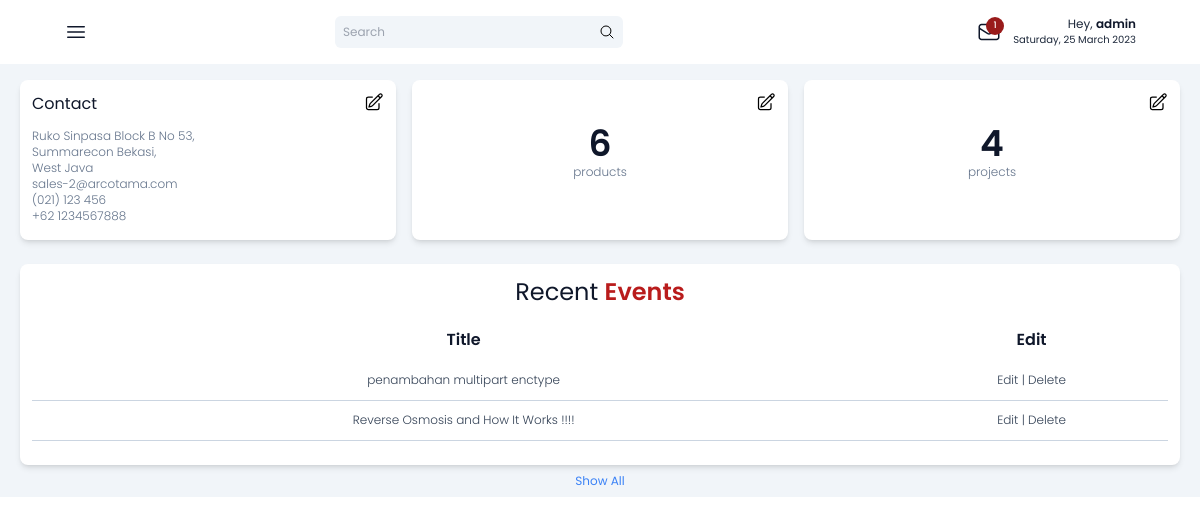
Screenshot of /setup/ (signed in) with the database file from the repository.
### post/models.py (models this page shows, shortened)
class Contact(models.Model):
    company_name=models.CharField(max_length=255, verbose_name='Company Name', default='Arcotama')
    address=models.CharField(max_length=255, verbose_name='Address')
    email=models.CharField(max_length=100, verbose_name='Email', default='sales@arcotama.com')
    phone=models.CharField(max_length=20, verbose_name='Phone', null=True, blank=True)
    mobile_phone=models.CharField(max_length=20, verbose_name='Mobile Phone', default=1234567888)
    site_map_url = models.URLField(max_length=255, verbose_name='Site Map', blank=True, null=True)
    iframe = models.TextField(verbose_name='Iframe', blank=True, null=True)
    facebook_url=models.URLField(max_length=150, verbose_name='Facebook', blank=True, null=True)
    linkedin_url=models.URLField(max_length=150, verbose_name='Linkedin', blank=True, null=True)
    instagram_url=models.URLField(max_length=150, verbose_name='Instagram', blank=True, null=True)

class Post(models.Model):
    title = models.CharField(max_length=255, verbose_name="Title")
    slug = models.SlugField(unique=True, editable=False)
    location = models.CharField(max_length=25,verbose_name="Location")
    content = RichTextUploadingField(verbose_name="Content")
    publish = models.DateTimeField(auto_now_add=True, verbose_name='Published')
    picture = models.ImageField(upload_to='uploads/%Y/%m/%d', verbose_name='Picture', default='uploads/no-image.jpg')
    category = models.ForeignKey(Category, on_delete=models.CASCADE, verbose_name='Category')
    status=models.CharField(max_length=100, choices=STATUS_CHOICES, default='draft',verbose_name='Status')
    class Meta:
        verbose_name = 'Post'
        verbose_name_plural = 'Posts'

### setup/views.py (the view)
# urls.py: path('', IndexListView.as_view(), name='index'),
class IndexListView(LoginRequiredMixin,ListView):
    model = Post
    template_name = 'setup/index.html'
    context_object_name = 'events'
    def get_queryset(self):
        event_category = get_object_or_404(Category, title__icontains='event')
        events = Post.objects.filter(category=event_category)
        return events.order_by('-publish')
    def get_context_data(self, **kwargs):
        context = super().get_context_data(**kwargs)
        product_category = get_object_or_404(Category, title__icontains='product')
        products = Post.objects.filter(category=product_category)
        project_category = get_object_or_404(Category, title__icontains='project')
        projects = Post.objects.filter(category=project_category)
        context['title']= 'Dashboard'
        context['message_count'] = Message.objects.filter(status_message ='unread').count()
        context['datetime']= datetime.now().strftime("%A, %d %B %Y ")
        context['contact']=Contact.objects.all()
        context['abouts']=About.objects.all()
        context['product_count']=products.count()
        context['project_count']=projects.count()
        return context

### setup/templates/setup/index.html (shortened to what this page needs)
{% extends '../arcotama_admin.html' %} {% load static %} {% block content %}
<main class="col-span-full md:col-span-3 md:grid-rows-3 mt-3 xl:mt-16 md:px-5 px-16">
  <h1 class="font-semibold text-3xl my-1 md:my-3 text-red-700">{{ title }}</h1>
  <section class="grid grid-cols-1 md:grid-cols-3 gap-1 md:gap-4 md:my-3">
    <div class="bg-white rounded-lg shadow-md my-2 h-40 max-w-60 p-3 pointer hover:shadow-none w-full">
      <div class="flex justify-between mb-3">
        <h1 class="text-slate-900">Contact</h1>
        {% for item in contact %}
        <a href=" {% url 'setup:edit-contact' item.pk %} " class="">
          {% endfor %}
        </a>
      </div>
      {% for item in contact %}
      <div class="text-slate-500 font-light text-xs">
        <h3>{{ item.address|safe }}</h3>
        <h3>{{item.email}}</h3>
        <h3>{{item.phone}}</h3>
        <h3>+62 {{ item.mobile_phone }}</h3>
      </div>
      {% endfor %}
    </div>
    <div class="bg-white rounded-lg shadow-md my-2 h-40 max-w-60 p-3 pointer hover:shadow-none w-full">
      <div class="flex justify-between mb-3">
        <a href=" {% url 'setup:post' %} " class=""
          >
        </a>
      </div>
      <div class="text-slate-500 font-light text-xs flex flex-col items-center">
        <h1 class="text-4xl text-slate-900 font-semibold">{{product_count}}</h1>
        <h5>products</h5>
      </div>
    </div>
    <div class="bg-white rounded-lg shadow-md my-2 h-40 max-w-60 p-3 pointer hover:shadow-none w-full">
      <div class="flex justify-between mb-3">
        <a href="{% url 'setup:post' %}" class=""
          >
        </a>
      </div>
      <div class="text-slate-500 font-light text-xs flex flex-col items-center">
        <h1 class="text-4xl text-slate-900 font-semibold">{{project_count}}</h1>
        <h5>projects</h5>
      </div>
    </div>
  </section>
  <section class="bg-white rounded-lg shadow-md text-xs font-normal text-slate-900 mt-4 p-3 text-center">
    <h1 class="text-center text-slate-900 font-normal text-2xl">Recent <span class="font-semibold text-red-700">Events</span></h1>
    <table class="table-auto my-3 w-full p-40">
      <thead>
        <tr class="text-slate-900 text-base h-10">
          <th class="font-semibold">Title</th>
          <th class="font-semibold">Edit</th>
        </tr>
      </thead>
      <tbody>
        {% for event in events %}
        <tr class="text-slate-700 text-xs font-light h-10 border-b-[1px] border-slate-300">
          <td class="">{{event.title}}</td>
          <td><a href=" {% url 'setup:edit-post' event.slug %} ">Edit</a> | <a href="{% url 'setup:delete' event.slug %}">Delete</a></td>
        </tr>
        {% endfor %}
      </tbody>
    </table>
  </section>
  <div class="flex justify-center">
    <a href="{% url 'setup:post' %}" class="text-blue-500 text-justify text-xs my-2 font-normal">Show All</a>
  </div>
</main>
{% endblock content %}

### templates/snippets/admin-topbar.html (shortened to what this page needs)
{% load static %}
<div class="flex justify-around md:justify-end space-x-4 items-center relative">
    <a href="{% url 'setup:messages' %}" class="text-slate-900 scale-150"
      >
      {% if not message_count == 0 %}
      <span class="absolute p-px w-4 h-4 rounded-full bg-red-800 text-white notif flex justify-center items-center scale-75 -top-1 -right-1">{{message_count}}</span>
      {% endif %}
    </a>
    <span class="flex flex-col items-end">
      <p class="text-xs text-slate-800">Hey, <span class="text-xs font-semibold text-slate-900">{{user}}</span></p>
      <p class="hidden md:block text-xxs text-slate-800">{{datetime}}</p>
    </span>
  </div>
</section>

### rows the page displays
Contact: address "Ruko Sinpasa Block B No 53, Summarecon Bekasi, West Java", email "sales-2@arcotama.com", phone "(021) 123 456", mobile_phone "1234567888"
Post: title "penambahan multipart enctype"
Post: title "Reverse Osmosis and How It Works !!!!"

### other values shown
{{ message_count }} "1"
{{ user }} "admin"
{{ datetime }} "Saturday, 25 March 2023"
{{ product_count }} "6"
{{ project_count }} "4"
